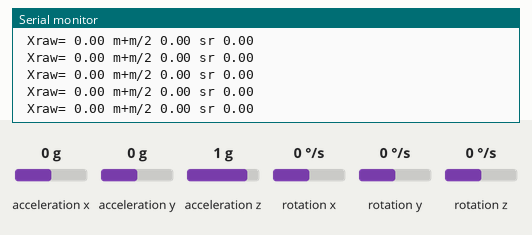
Recording of a sketch running on a simulated Arduino Uno, built with avr-gcc and run on an emulated ATmega328P. Parts: the last lines printed to the serial monitor. Inputs (shaded band) come from the test bench; at power-on: acceleration x 0 g, acceleration y 0 g, acceleration z 1 g, rotation x 0 °/s, rotation y 0 °/s, rotation z 0 °/s.

Above: at 1.2 s.
1.3 s: acceleration x set to -1.4 g
At 1.58 s:
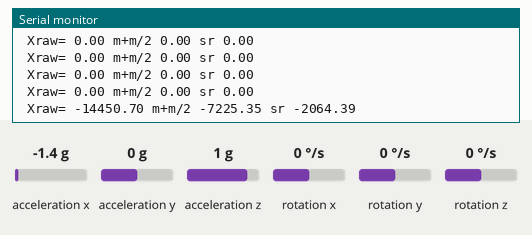
4.3 s: acceleration x set to -0.8 g
At 4.46 s:
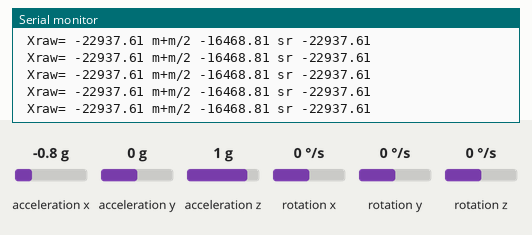
Timing chart, 0 to 7.3 s (numbered marks = the images above; inputs shaded):
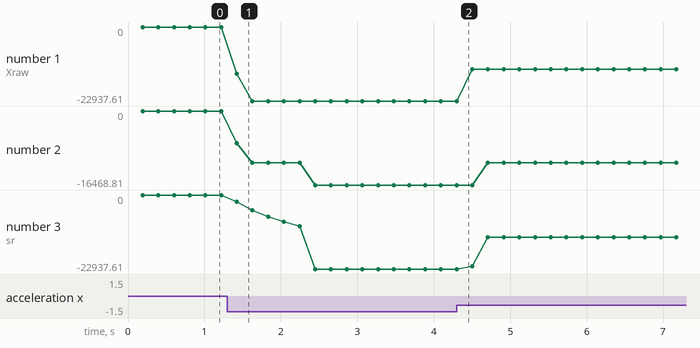

Measured:
- after the input at 1.3 s, the serial monitor: prints a new line after 0.12 s (image 1)
- plotted number 1: 0 → -22937.61 after the input at 1.3 s, -22937.61 → -13107.2 after the input at 4.3 s
- plotted number 2: 0 → -16468.81 after the input at 1.3 s, -16468.81 → -11553.6 after the input at 4.3 s
- plotted number 3: 0 → -22937.61 after the input at 1.3 s, -22937.61 → -13107.2 after the input at 4.3 s

The sketch:

MPU6050_0.ino
```cpp
/*
    MPU6050 Triple Axis Gyroscope & Accelerometer. Simple Accelerometer Example.
    Read more: http://www.jarzebski.pl/arduino/czujniki-i-sensory/3-osiowy-zyroskop-i-akcelerometr-mpu6050.html
    GIT: https://github.com/jarzebski/Arduino-MPU6050
    Web: http://www.jarzebski.pl
    (c) 2014 by Korneliusz Jarzebski
*/

#include <Wire.h>
#include <MPU6050.h>

MPU6050 mpu;

void setup()
{
  Serial.begin(115200);

  //Serial.println("Initialize MPU6050");

  while (!mpu.begin(MPU6050_SCALE_2000DPS, MPU6050_RANGE_2G))
  {
    Serial.println("Could not find a valid MPU6050 sensor, check wiring!");
    delay(500);
  }

  // If you want, you can set accelerometer offsets
  // mpu.setAccelOffsetX();
  // mpu.setAccelOffsetY();
  // mpu.setAccelOffsetZ();

  //checkSettings();
}

void checkSettings()
{
  Serial.println();

  Serial.print(" * Sleep Mode:            ");
  Serial.println(mpu.getSleepEnabled() ? "Enabled" : "Disabled");

  Serial.print(" * Clock Source:          ");
  switch (mpu.getClockSource())
  {
    case MPU6050_CLOCK_KEEP_RESET:     Serial.println("Stops the clock and keeps the timing generator in reset"); break;
    case MPU6050_CLOCK_EXTERNAL_19MHZ: Serial.println("PLL with external 19.2MHz reference"); break;
    case MPU6050_CLOCK_EXTERNAL_32KHZ: Serial.println("PLL with external 32.768kHz reference"); break;
    case MPU6050_CLOCK_PLL_ZGYRO:      Serial.println("PLL with Z axis gyroscope reference"); break;
    case MPU6050_CLOCK_PLL_YGYRO:      Serial.println("PLL with Y axis gyroscope reference"); break;
    case MPU6050_CLOCK_PLL_XGYRO:      Serial.println("PLL with X axis gyroscope reference"); break;
    case MPU6050_CLOCK_INTERNAL_8MHZ:  Serial.println("Internal 8MHz oscillator"); break;
  }

  Serial.print(" * Accelerometer:         ");
  switch (mpu.getRange())
  {
    case MPU6050_RANGE_16G:            Serial.println("+/- 16 g"); break;
    case MPU6050_RANGE_8G:             Serial.println("+/- 8 g"); break;
    case MPU6050_RANGE_4G:             Serial.println("+/- 4 g"); break;
    case MPU6050_RANGE_2G:             Serial.println("+/- 2 g"); break;
  }

  Serial.print(" * Accelerometer offsets: ");
  Serial.print(mpu.getAccelOffsetX());
  Serial.print(" / ");
  Serial.print(mpu.getAccelOffsetY());
  Serial.print(" / ");
  Serial.println(mpu.getAccelOffsetZ());

  Serial.println();
}
float x = 0, y = 0, z = 0, minx = 10000, maxx = -10000;
int sample = 100, n = 1, res = 0;
float sum = 0, sr = 0;
float odchylenie = 0, srodch = 0;

void loop()
{
  res++;
  for (int i = 1; i <= sample; i++) {
    Vector rawAccel = mpu.readRawAccel();
    //Vector normAccel = mpu.readNormalizeAccel();
    x += rawAccel.XAxis;
    y += rawAccel.YAxis;
    z += rawAccel.ZAxis;
  }
  x = x / sample;
  if (x < minx) minx = x;
  if (x > maxx) maxx = x;
  sum += x;
  sr = sum / n;
  srodch += pow(sr - x, 2);
  odchylenie = sqrt((srodch) / ((n - 1)));
  n++;
  Serial.print(" Xraw= ");
  //Serial.print(rawAccel.XAxis);
  Serial.print(x);
  //Serial.print(" ");
  //Serial.print(minx);
  //Serial.print(" ");
  //Serial.print(maxx);
  Serial.print(" m+m/2 ");
  Serial.print((maxx + minx) / 2);
  Serial.print(" sr ");
  Serial.print(sr);
  //Serial.print(" +o ");
  //Serial.print(x+odchylenie);
  //Serial.print(" -o ");
  //Serial.print(x-odchylenie);
  //Serial.print(" ");
  //Serial.print(n);


  //Serial.print(" Yraw = ");
  //Serial.print(y / sample);
  //Serial.print(rawAccel.YAxis);
  //Serial.print(" Zraw = ");
  //Serial.print(z / sample);
  //Serial.println(rawAccel.ZAxis);
  Serial.println();
  x = 0; y = 0; z = 0;
  if (res > 10){
    minx = 10000;
    maxx = -10000;
    sum = 0;
    n = 1;
    res = 0;
  }
  /*
    Serial.print(" Xnorm = ");
    Serial.print(normAccel.XAxis);
    Serial.print(" Ynorm = ");
    Serial.print(normAccel.YAxis);
    Serial.print(" Znorm = ");
    Serial.println(normAccel.ZAxis);
  */

  delay(10);
}
```
